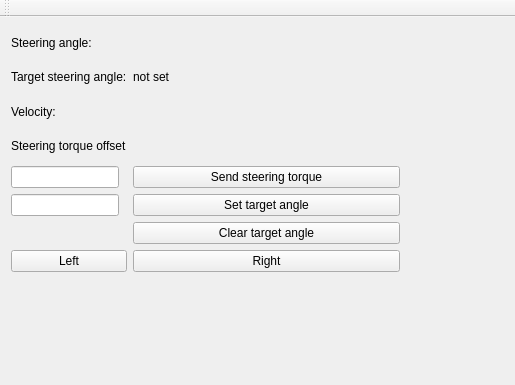
<?xml version="1.0" encoding="UTF-8"?>
<ui version="4.0">
 <class>MainWindow</class>
 <widget class="QMainWindow" name="MainWindow">
  <property name="geometry">
   <rect>
    <x>0</x>
    <y>0</y>
    <width>515</width>
    <height>385</height>
   </rect>
  </property>
  <property name="windowTitle">
   <string>MainWindow</string>
  </property>
  <widget class="QWidget" name="centralWidget">
   <widget class="QWidget" name="gridLayoutWidget">
    <property name="geometry">
     <rect>
      <x>0</x>
      <y>0</y>
      <width>411</width>
      <height>266</height>
     </rect>
    </property>
    <layout class="QGridLayout" name="gridLayout">
     <item row="6" column="0">
      <widget class="QLineEdit" name="target_angle_in_field">
       <property name="sizePolicy">
        <sizepolicy hsizetype="Maximum" vsizetype="Fixed">
         <horstretch>0</horstretch>
         <verstretch>0</verstretch>
        </sizepolicy>
       </property>
       <property name="maxLength">
        <number>10</number>
       </property>
      </widget>
     </item>
     <item row="2" column="1">
      <widget class="QLabel" name="velocity_value_label">
       <property name="text">
        <string/>
       </property>
      </widget>
     </item>
     <item row="0" column="0">
      <widget class="QLabel" name="steering_angle_legend_label">
       <property name="text">
        <string>Steering angle:</string>
       </property>
      </widget>
     </item>
     <item row="4" column="0">
      <widget class="QLineEdit" name="steering_torque_in_field">
       <property name="sizePolicy">
        <sizepolicy hsizetype="Maximum" vsizetype="Fixed">
         <horstretch>0</horstretch>
         <verstretch>0</verstretch>
        </sizepolicy>
       </property>
       <property name="maxLength">
        <number>10</number>
       </property>
      </widget>
     </item>
     <item row="6" column="1">
      <widget class="QPushButton" name="target_angle_send_button">
       <property name="text">
        <string>Set target angle</string>
       </property>
      </widget>
     </item>
     <item row="4" column="1">
      <widget class="QPushButton" name="steering_torque_send_button">
       <property name="text">
        <string>Send steering torque</string>
       </property>
      </widget>
     </item>
     <item row="3" column="0">
      <widget class="QLabel" name="torque_offset_legend_label">
       <property name="text">
        <string>Steering torque offset</string>
       </property>
      </widget>
     </item>
     <item row="0" column="1">
      <widget class="QLabel" name="steering_angle_value_label">
       <property name="text">
        <string/>
       </property>
      </widget>
     </item>
     <item row="2" column="0">
      <widget class="QLabel" name="velocity_legend_label">
       <property name="text">
        <string>Velocity:</string>
       </property>
      </widget>
     </item>
     <item row="3" column="1">
      <widget class="QLabel" name="torque_offset_value_label">
       <property name="text">
        <string/>
       </property>
      </widget>
     </item>
     <item row="7" column="1">
      <widget class="QPushButton" name="target_angle_clear_button">
       <property name="text">
        <string>Clear target angle</string>
       </property>
      </widget>
     </item>
     <item row="8" column="0">
      <widget class="QPushButton" name="left_turn_button">
       <property name="text">
        <string>Left</string>
       </property>
      </widget>
     </item>
     <item row="8" column="1">
      <widget class="QPushButton" name="right_turn_button">
       <property name="text">
        <string>Right</string>
       </property>
      </widget>
     </item>
     <item row="1" column="0">
      <widget class="QLabel" name="target_angle_legend_label">
       <property name="text">
        <string>Target steering angle:</string>
       </property>
      </widget>
     </item>
     <item row="1" column="1">
      <widget class="QLabel" name="target_angle_value_label">
       <property name="text">
        <string>not set</string>
       </property>
      </widget>
     </item>
    </layout>
   </widget>
  </widget>
  <widget class="QMenuBar" name="menuBar">
   <property name="geometry">
    <rect>
     <x>0</x>
     <y>0</y>
     <width>515</width>
     <height>26</height>
    </rect>
   </property>
  </widget>
  <widget class="QToolBar" name="mainToolBar">
   <attribute name="toolBarArea">
    <enum>TopToolBarArea</enum>
   </attribute>
   <attribute name="toolBarBreak">
    <bool>false</bool>
   </attribute>
  </widget>
 </widget>
 <layoutdefault spacing="6" margin="11"/>
 <resources/>
 <connections/>
</ui>
